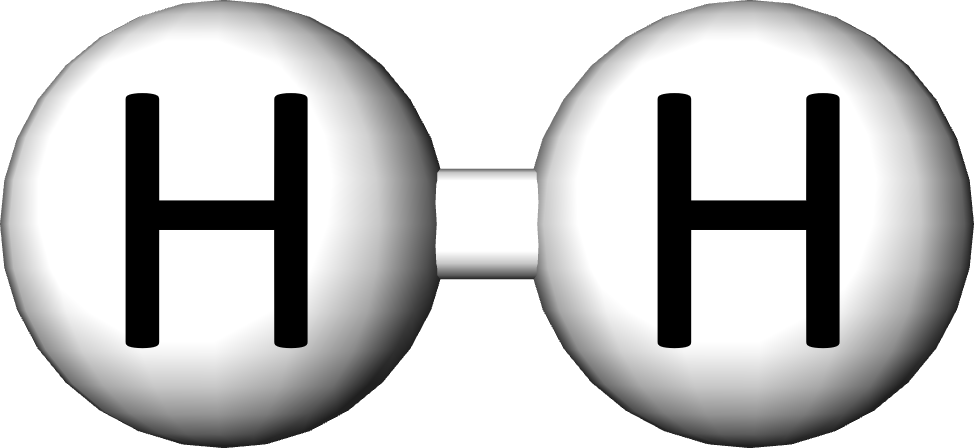
#> input picture figures/H2.png, 974 x 448 px
$ python figure_6.py
#> lines starting #> are read from the running program, lines starting #| are printed output that depends on the picture
### src/setup/hamiltonian.py
import sys

from pathlib import Path

sys.path.append(str(Path(__file__).absolute().parent.parent))

import numpy as np

from tqdm import tqdm

class Ham():
    # [7 lines left out: function __init__, not called in this run]

def get_FCI_energies(mol, rs):
    E0 = np.array([Ham(mol(r)).min_eigenvalue for r in tqdm(rs)])
    return E0

### src/setup/file_names.py
def file_name_parameters(J_max, IQ_max, detuning):
    return f"(J_max={J_max},IQ_max={IQ_max},detuning={detuning})"

### scripts/plotting/figure_6.py
import os
import pickle as pkl

import matplotlib.colors as colors
import matplotlib.pylab as pl
import numpy as np

from matplotlib import pyplot as plt
from matplotlib.cbook import get_sample_data

from tasks import setup_matplotlib
from src.setup.hamiltonian import get_FCI_energies
from src.setup.molecules import h2, hehp
from src.setup.get_dir import DATA_DIR, FIG_DIR
from src.setup.file_names import file_name_parameters

figure_1_data_dir = os.path.join(DATA_DIR, "figure_1")
figure_2_data_dir = os.path.join(DATA_DIR, "figure_2")
figure_6_data_dir = os.path.join(DATA_DIR, "figure_6")
fig_path = os.path.join(FIG_DIR, "figure_6.pdf")

molecules = [h2, hehp]

# Default values
default_J_max = 2*np.pi
default_IQ_max = np.pi*0.02/(2*np.sqrt(2))
default_detuning=0.03

# Values to scan
multiples = [0.125, 0.25, 0.5, 1,  2, 4, 8]

#H2 data
H2_J_scan_paths = []
for multiple in multiples:
    if multiple == 1:
        H2_J_scan_paths.append(os.path.join(figure_1_data_dir, "H2.pkl"))
    else:
        H2_J_scan_paths.append(os.path.join(figure_6_data_dir, f"H2{file_name_parameters(multiple*default_J_max, default_IQ_max, default_detuning)}.pkl"))
H2_J_scan_num_ts = [256]+[128]*2+[307]+[128]*3
H2_J_scan_T_maxs = [20]+[10]*2+[24]+[10]*3

H2_MW_scan_paths = []
for multiple in multiples:
    if multiple == 1:
        H2_MW_scan_paths.append(os.path.join(figure_1_data_dir, "H2.pkl"))
    else:
        H2_MW_scan_paths.append(os.path.join(figure_6_data_dir, f"H2{file_name_parameters(default_J_max, multiple*default_IQ_max, default_detuning)}.pkl"))
H2_MW_scan_num_ts = [320, 256, 128, 307, 256, 64, 64]
H2_MW_scan_T_maxs = [25, 20, 10, 24, 20, 5, 5]

H2_Z_scan_paths = []
for multiple in multiples:
    if multiple == 1:
        H2_Z_scan_paths.append(os.path.join(figure_1_data_dir, "H2.pkl"))
    else:
        H2_Z_scan_paths.append(os.path.join(figure_6_data_dir, f"H2{file_name_parameters(default_J_max, default_IQ_max, multiple*default_detuning)}.pkl"))
H2_Z_scan_num_ts = [256, 128, 128, 307, 128, 128, 128]
H2_Z_scan_T_maxs = [20, 10, 10, 24, 10, 10, 10]

#HeH+ data
HeHp_J_scan_paths = []
for multiple in multiples:
    if multiple == 1:
        HeHp_J_scan_paths.append(os.path.join(figure_2_data_dir, "HeH.pkl"))
    else:
        HeHp_J_scan_paths.append(os.path.join(figure_6_data_dir, f"HeH{file_name_parameters(multiple*default_J_max, default_IQ_max, default_detuning)}.pkl"))
HeHp_J_scan_num_ts = [128]*7
HeHp_J_scan_T_maxs = [10]*7

HeHp_MW_scan_paths = []
for multiple in multiples:
    if multiple == 1:
        HeHp_MW_scan_paths.append(os.path.join(figure_2_data_dir, "HeH.pkl"))
    else:
        HeHp_MW_scan_paths.append(os.path.join(figure_6_data_dir, f"HeH{file_name_parameters(default_J_max, multiple*default_IQ_max, default_detuning)}.pkl"))
HeHp_MW_scan_num_ts = [512, 256, 128, 128, 256, 64, 64]
HeHp_MW_scan_T_maxs = [40, 20, 10, 10, 20, 5, 5]

HeHp_Z_scan_paths = []
for multiple in multiples:
    if multiple == 1:
        HeHp_Z_scan_paths.append(os.path.join(figure_2_data_dir, "HeH.pkl"))
    else:
        HeHp_Z_scan_paths.append(os.path.join(figure_6_data_dir, f"HeH{file_name_parameters(default_J_max, default_IQ_max, multiple*default_detuning)}.pkl"))
HeHp_Z_scan_num_ts = [256]*2+[128]*5
HeHp_Z_scan_T_maxs = [20]*2+[10]*5

J_scan_paths = [H2_J_scan_paths, HeHp_J_scan_paths]
MW_scan_paths = [H2_MW_scan_paths, HeHp_MW_scan_paths]
Z_scan_paths = [H2_Z_scan_paths, HeHp_Z_scan_paths]

J_scan_num_ts = [H2_J_scan_num_ts, HeHp_J_scan_num_ts]
MW_scan_num_ts = [H2_MW_scan_num_ts, HeHp_MW_scan_num_ts]
Z_scan_num_ts = [H2_Z_scan_num_ts, HeHp_Z_scan_num_ts]

J_scan_T_maxs = [H2_J_scan_T_maxs, HeHp_J_scan_T_maxs]
MW_scan_T_maxs = [H2_MW_scan_T_maxs, HeHp_MW_scan_T_maxs]
Z_scan_T_maxs = [H2_Z_scan_T_maxs, HeHp_Z_scan_T_maxs]

from functools import reduce

def factors(n: int) -> set[int]:
    return set(reduce(list.__add__,
                  ([i, n//i] for i in range(1, int(n**0.5) + 1) if n % i == 0)))

image_files = ["H2.png",
               "HeH.png",
               "LiH.png"]
image_files = [os.path.join(FIG_DIR, path) for path in image_files]
images = [plt.imread(get_sample_data(path)) for path in image_files]
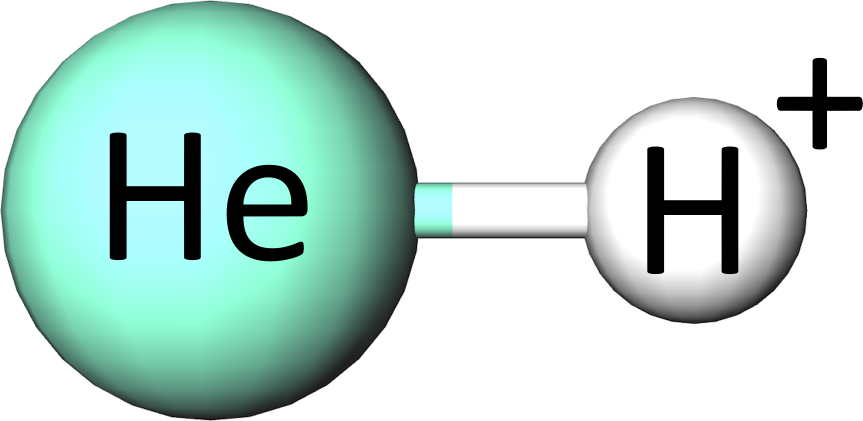
#> input picture figures/HeH.png, 1726 x 842 px (shown at 1/2 size)
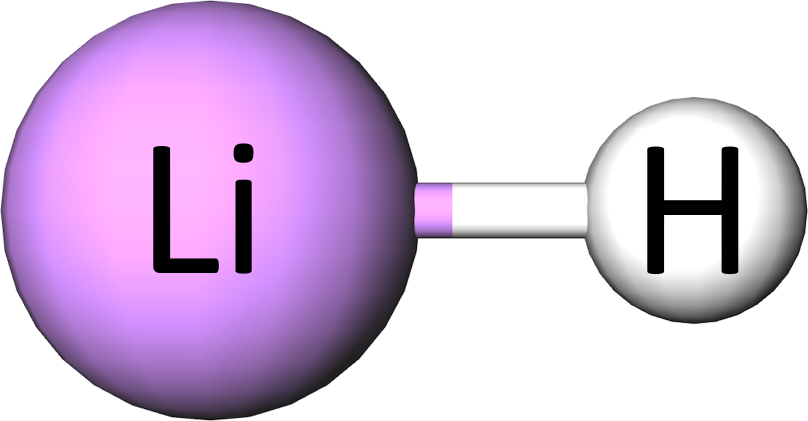
#> input picture figures/LiH.png, 1616 x 842 px (shown at 1/2 size)
#> images = 3 items

r_mins = [0.3, 0.65]
r_maxs = [3.3, 3.3]
num_rs = [80, 80]

# Initialising figure
fig, axes = plt.subplots(3, 3, width_ratios = [1, 1, 0.1])
axesJ = axes[1]
axesIQ = axes[0]
axesD = axes[2]

cmap = pl.colormaps['viridis_r']
norm = colors.LogNorm(vmin=0.125, vmax=8)

multiples = [0.125, 0.25, 0.5, 1, 2, 4, 8]
Js = [2*np.pi*v for v in multiples]
drives = [v*np.pi*0.02/(2*np.sqrt(2)) for v in multiples]
detunings = [v*0.03 for v in multiples]

for i, axisJ, axisIQ, axisD in zip(range(2), axesJ[:2], axesIQ[:2], axesD[:2]):
    r_min = r_mins[i]
    r_max = r_maxs[i]
    num_r = num_rs[i]
    rs = np.linspace(r_min, r_max, num_r)
    mol = molecules[i]

    # Computing the FCI energies
#> (the run stopped early here; a loop or call above may not have finished)
